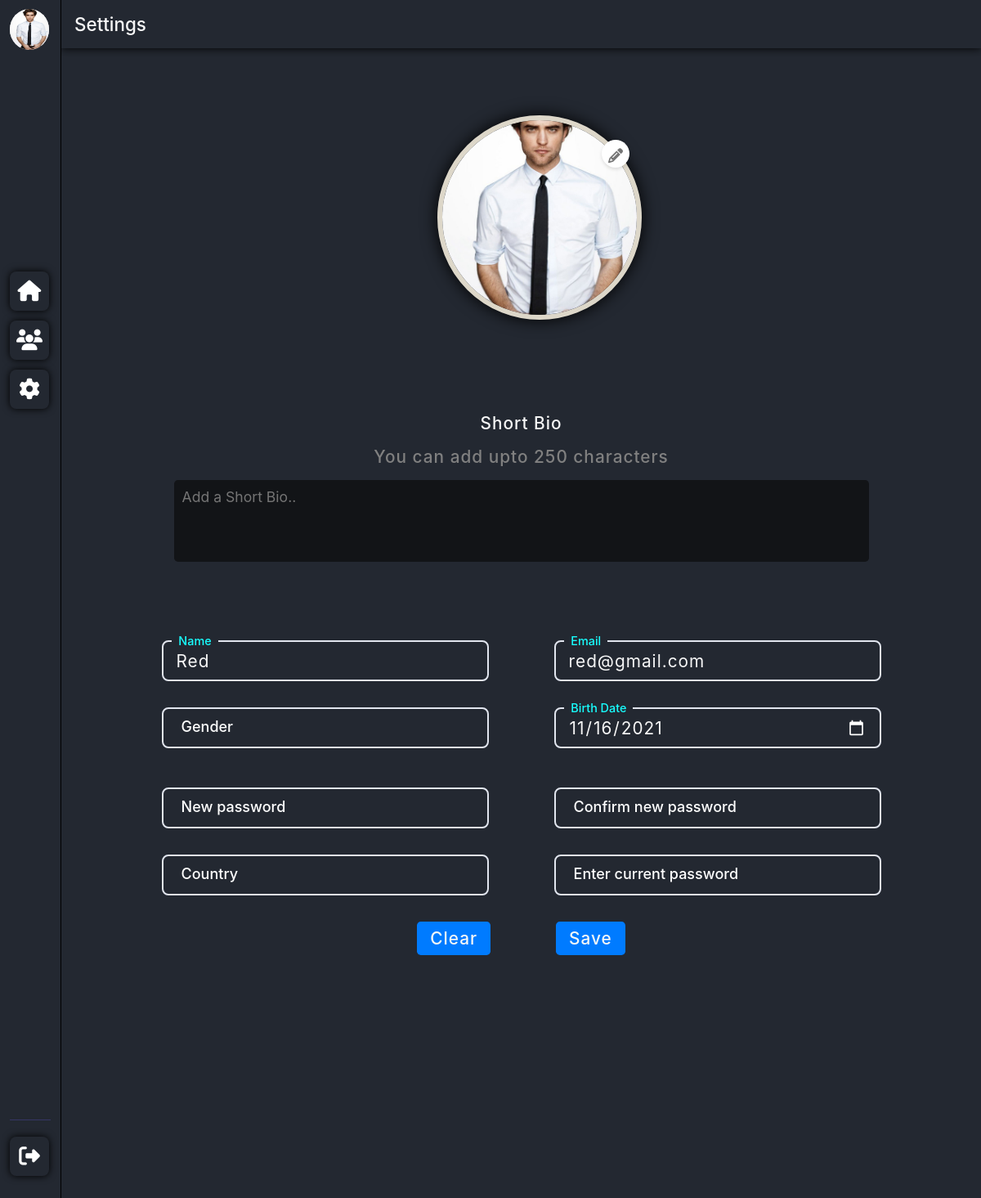
/php/settings.php (signed in), run on the app's committed database.
### tables this page shows
CREATE TABLE `users` (
  `user_id` int(7) NOT NULL,
  `name` varchar(255) NOT NULL,
  `email_id` varchar(255) NOT NULL,
  `password` varchar(255) NOT NULL,
  `login` int(1) DEFAULT NULL,
  `bio` varchar(1023) DEFAULT NULL,
  `dob` date DEFAULT NULL,
  `gender` varchar(10) DEFAULT NULL,
  `country` varchar(255) DEFAULT NULL,
  `user_profile` varchar(255) NOT NULL DEFAULT 'default_pic.svg'
);

### php/settings.php (the view, shortened to what this page needs)
<?php
include 'connectdb.php';
$email = $_SESSION['email'];
$qry = "SELECT * FROM users WHERE email_id = '$email'";
$result = mysqli_query($link, $qry);
$row = mysqli_fetch_assoc($result);
?>
<!DOCTYPE html>
<html lang="en">
<head>
    <link rel="stylesheet" href="../css/global.css">
    <link rel="stylesheet" href="../css/sidebar.css">
    <link rel="stylesheet" href="../css/newsettings.css">
    <link rel="stylesheet" href="../css/custom_select.css">
</head>
<body>
    <div class="container">
        <?php include 'sidebar.php';?>
        <div class="settings-container">
            <div class="header">
                <h1>settings</h1>
            </div>
            <form action="settings.php" method="POST" enctype="multipart/form-data">
                <div class="setting-rows">
                    <div class="row">
                        <div class="avatar-upload">
                            <div class="avatar-edit">
                                <label for="imageUpload"></label>
                            </div>
                            <div class="avatar-preview">
                                <div id="imagePreview"
                                    <?php echo 'style="background-image:url(../uploads/' . $row['user_profile'] . ');"' ?>>
                                </div>
                            </div>
                        </div>
                    </div>
                    <div class="row about">
                        <h1>Short Bio </h1>
                        <h1><span id="count"></span></h1>
                        <textarea name="bio" id="bio" class="autoExpand" rows="1" data-min-rows="1"
                            placeholder="Add a Short Bio.." maxlength="250"><?php echo $row['bio']; ?></textarea>
                    </div>
                    <div class="row">
                        <div class="col">
                            <div class="custom-input">
                                <input class="input-field ttc" type="text" name="user-name" autocomplete="off"
                                    maxlength="100" placeholder=" " value="<?php echo $row['name']; ?>" />
                                <label for="name" class="input-label"> Name </label>
                            </div>
                        </div>
                        <div class="col">
                            <div class="custom-input">
                                <input class="input-field" type="email" name="email" autocomplete="off" placeholder=" "
                                    maxlength="100" value="<?php echo $row['email_id'] ?>" ; " />
                                <label for=" name" class="input-label"> Email </label>
                            </div>
                        </div>
                    </div>
                    <div class="row">
                        <div class="col">
                            <div class="custom-input ttc">
                                <input type="text" class="input-field" name="gender" placeholder=" " autocomplete="off"
                                    maxlength="10" value="<?php echo $row['gender']; ?>">
                                <label for="gender" class="input-label">Gender</label>
                            </div>
                        </div>
                        <div class="col">
                            <div class="custom-input">
                                <input class="input-date input-field" type="date" name="dob"
                                    value="<?php echo $row['dob']; ?>" autocomplete="off" placeholder=" " />
                                <label for="name" class="input-label"> Birth Date </label>
                            </div>
                        </div>
                    </div>
                    <div class="row">
                        <div class="col">
                            <div class="custom-input">
                                <input class="input-field" type="password" name="password" autocomplete="off"
                                    placeholder=" " minlength="6" />
                                <label for="password" class="input-label"> New password </label>
                            </div>
                        </div>
                        <div class="col">
                            <div class="custom-input">
                                <label for="cpassword" class="input-label">Confirm new password </label>
                            </div>
                        </div>
                    </div>
                    <div class="row">
                        <div class="col">
                            <div class="custom-input">
                                <input class="input-field ttc" type="text" name="country" autocomplete="off"
                                    placeholder=" " value="<?php echo $row['country']; ?>" />
                                <label for="country" class="input-label"> Country </label>
                            </div>
                        </div>
                        <div class="col">
                            <div class="custom-input">
                                <label for="curr_password" class="input-label">Enter current password </label>
                            </div>
                        </div>
                    </div>
                    <div class="row">
                        <div class="col">
                            <button type="reset" class="btn rsquare-btn">Clear</button>
                        </div>
                        <div class="col">
                            <button class="btn rsquare-btn" type="submit" name="save" value="saved">
                                save
                            </button>
                        </div>
                    </div>
                </div>
            </form>
        </div>
    </div>
</body>
</html>

### php/sidebar.php (shortened to what this page needs)
<?php
include 'connectdb.php';
$email = $_SESSION['email'];
$sql = "SELECT * FROM users WHERE `email_id` = '$email'";
$res = mysqli_query($link, $sql);
$r = mysqli_fetch_assoc($res);
?>
<!DOCTYPE html>
<html lang="en">
<head>
    <link rel="stylesheet" href="../css/global.css">
    <link rel="stylesheet" href="../css/sidebar.css">
</head>
<body>
    <div class="sidebar">
        <ul>
            <li>
                <a href="settings.php" id="sidebar_profile_pic">
                    <?php echo "<img src=" . "../uploads/" . $r['user_profile'] . " />" ?>
                </a>
            </li>
            <li>
                <a href="chat.php" class="s-btn">
                    <i class="fas fa-2x fa-home"></i>
                </a>
            </li>
            <li>
                <a href="find_user.php" class="s-btn">
                    <i class="fas fa-users"></i>
                </a>
            </li>
            <li>
                <a href="settings.php" class="settings s-btn">
                    <i class="fas fa-2x fa-cog"></i>
                </a>
            </li>
            <li>
                <a href="logout.php" class="signout s-btn">
                    <i class="fa fa-2x fa-sign-out"></i>
                </a>
            </li>
        </ul>
    </div>
</body>
</html>

### css/global.css (style rules this page uses)
:root { --btn-blue-bg: #0088ff; --bg-primary: #232831; --absolute-black: #000; --border-color: slategrey; }
* { margin: 0; padding: 0; font-family: -apple-system, BlinkMacSystemFont, "Segoe UI", Roboto, Oxygen, Ubuntu, Cantarell, "Open Sans", "Helvetica Neue", sans-serif; box-sizing: border-box; }
html, body { margin: 0; height: 100vh; overflow: hidden; }
p::first-letter, h1::first-letter { text-transform: capitalize; }
button { border: none; background: transparent; }
a { text-decoration: none; }
li { list-style: none; }
.container { height: 100vh; width: 100vw; background: var(--bg-primary); }
.ttc { text-transform: capitalize; }
.btn { padding: 0.5rem 1rem; font-size: 1.3rem; font-weight: 500; letter-spacing: 1px; text-transform: capitalize; color: #f7f7f7; background-color: #007bff; transition: all ease 0.3s; }
.rsquare-btn { border-radius: 0.3rem; }
.custom-input { font-size: 1.3rem; width: 400px; height: 50px; position: relative; background-color: var(--bg-primary); }
.input-field { position: absolute; top: 0; left: 0; width: 100%; height: 100%; padding: 1rem; font-size: inherit; letter-spacing: 1px; color: #f7f7f7; border: 2px solid #e1e5ee; border-radius: 0.5rem; outline: none; background: none; }
.input-label { position: absolute; left: 1rem; top: 0.8rem; padding: 0 0.5rem; color: white; cursor: text; transition: top 200ms ease-in, left 200ms ease-in, font-size 200ms ease-in; background-color: var(--bg-primary); }
.input-field:focus ~ .input-label, .input-field:not(:placeholder-shown) ~ .input-label { top: -0.5rem; font-size: 0.9rem; left: 0.8rem; color: #18ffff; }
.autoExpand { color: #d4d4d4; font-size: 1.1rem; font-weight: 400; padding: 10px; width: 100%; height: auto; max-height: 170px; border: none; overflow-y: scroll; overflow-x: hidden; background-color: #121316ef; resize: none; }
.avatar-upload { position: relative; width: 250px; margin: 50px auto; }
.avatar-upload .avatar-edit { position: absolute; top: 10px; right: -30px; top: 30px; z-index: 1; }
.avatar-upload .avatar-edit input + label { display: inline-block; width: 34px; height: 34px; margin-bottom: 0; border-radius: 100%; background: #ffffff; border: 1px solid transparent; box-shadow: 0px 2px 4px 0px rgba(0, 0, 0, 0.12); cursor: pointer; font-weight: normal; transition: all 0.2s ease-in-out; }
.avatar-upload .avatar-edit input + label:after { content: "\f040"; font-family: "FontAwesome"; color: #757575; position: absolute; top: 10px; left: 0; right: 0; text-align: center; margin: auto; }
.avatar-upload .avatar-preview { width: 250px; height: 250px; position: relative; border-radius: 100%; border: 6px solid #ddd7c9; box-shadow: 0px 2px 4px 0px rgba(0, 0, 0, 0.884); box-shadow: 0 0 20px #000; }
.avatar-upload .avatar-preview > div { width: 100%; height: 100%; border-radius: 100%; background-size: cover; background-repeat: no-repeat; background-position: center; }

### css/sidebar.css (style rules this page uses)
.sidebar { width: 80px; height: 100vh; background-color: #232831; border-right: 1px solid rgb(0, 0, 0); }
.sidebar img { border-radius: 50%; width: 50px; height: 50px; background: #fff; }
.sidebar ul { list-style: none; margin: 0; padding: 0; display: flex; flex-direction: column; justify-content: space-between; padding: 0.75rem; border-radius: 10px; }
.sidebar li:last-child { position: absolute; top: 88vh; width: 50px; padding-top: 1.25rem; border-top: 1px solid #363664; }
.sidebar li:nth-child(2) { margin-top: 16rem; padding-top: 1rem; }
.sidebar li + li { margin-top: 0.75rem; }
.sidebar a { color: #fff; text-decoration: none; display: flex; align-items: center; justify-content: center; width: 3rem; height: 3rem; border-radius: 8px; position: relative; box-shadow: 0 0 10px #000; }
#sidebar_profile_pic { box-shadow: none; }
.sidebar a i { font-size: 1.6rem; }

### css/custom_select.css (style rules this page uses)
*, *::before, *::after { box-sizing: border-box; }
:root { --select-border: #777; --select-focus: blue; --select-arrow: var(--select-border); }
label { font-size: 1.125rem; font-weight: 500; }
body { min-height: 100vh; display: grid; place-content: center; grid-gap: 0.5rem; font-family: "Baloo 2", sans-serif; background-color: #e9f2fd; color: #f7f7f7; background-color: rgb(31, 27, 41); padding: 1rem; }

### data on the page
users: user_profile (picture), user-name "red", email "red@gmail.com", dob "11/16/2021"
